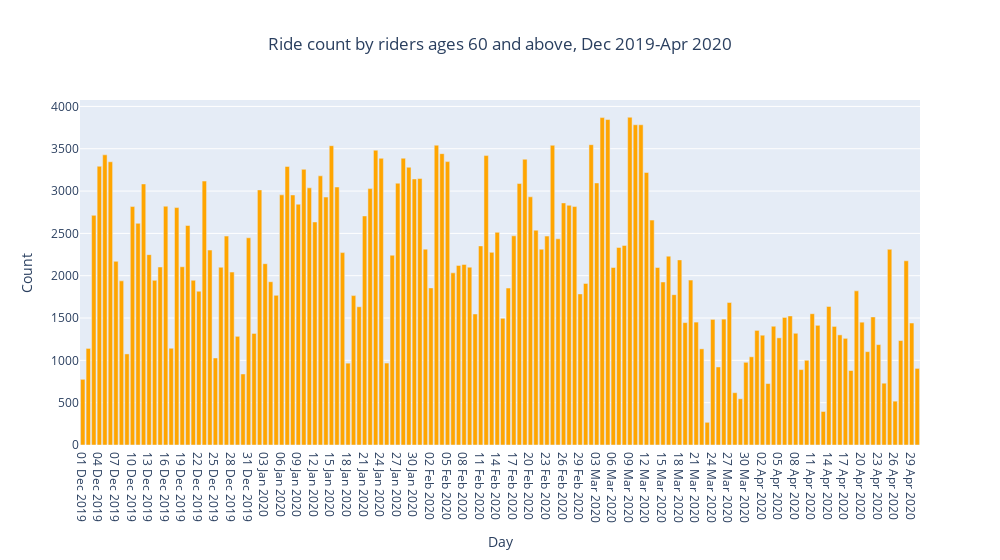

Notebook code cell kept with this figure:
### Markdown cell above
Plotting a combo of bar and line graph

### Code cell
fig = px.bar(q4_4,
             x='day',
             y='count',
            title='Ride count by riders ages 60 and above, Dec 2019-Apr 2020',
             color_discrete_sequence=["orange"],
            width=1000)
fig.update_layout(showlegend=False,
                  xaxis_title="Day",
                 yaxis_title="Count",
                 title_x=0.5)
fig.show()

### Figure 1 — Plotly figure (JSON) as saved in the notebook; plotly's stock layout.template omitted (floating-point values rounded to 4 significant figures; data arrays with more than 128 entries replaced by an {"elided": "..."} marker saying what was removed)
{"data": [{"alignmentgroup": "True", "hovertemplate": "day=%{x}<br>count=%{y}<extra></extra>", "legendgroup": "", "marker": {"color": "orange", "pattern": {"shape": ""}}, "name": "", "offsetgroup": "", "orientation": "v", "showlegend": false, "textposition": "auto", "type": "bar", "x": {"elided": "152 str values"}, "xaxis": "x", "y": {"elided": "152 int values"}, "yaxis": "y"}], "layout": {"barmode": "relative", "legend": {"tracegroupgap": 0}, "showlegend": false, "title": {"text": "Ride count by riders ages 60 and above, Dec 2019-Apr 2020", "x": 0.5}, "width": 1000, "xaxis": {"anchor": "y", "domain": [0, 1], "title": {"text": "Day"}}, "yaxis": {"anchor": "x", "domain": [0, 1], "title": {"text": "Count"}}}}
